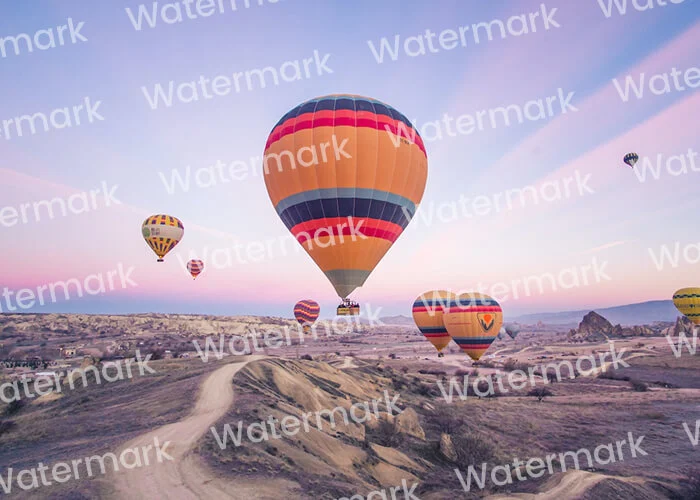
#> input picture images/test_image.jpg, 700 x 500 px
$ python basic_detector.py
#> lines starting #> are read from the running program, lines starting #| are printed output that depends on the picture; after the words box and inside, x2 and y2 are one past the last pixel; in counts of white or black regions, pixels touching at a corner belong together
import cv2
import numpy as np
import os

# Carrega la imatge
img_path = os.path.join("..", "images", "test_image.jpg")
image = cv2.imread(img_path)
#> image is the input picture: shape (500, 700, 3); mean B, G, R 178.7, 160.1, 175.6

if image is None:
    print(f"No s'ha pogut carregar la imatge: {img_path}")
    exit(1)

# Escala de grisos
gray = cv2.cvtColor(image, cv2.COLOR_BGR2GRAY)
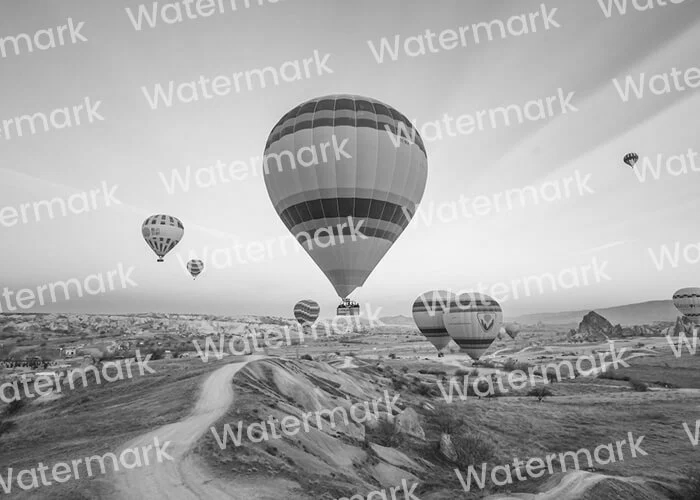
#> gray: shape (500, 700); min 5, max 255, mean 166.8

# Filtrat i binarització per intentar ressaltar la marca d'aigua
blur = cv2.GaussianBlur(gray, (5, 5), 0)
_, thresh = cv2.threshold(blur, 200, 255, cv2.THRESH_BINARY)
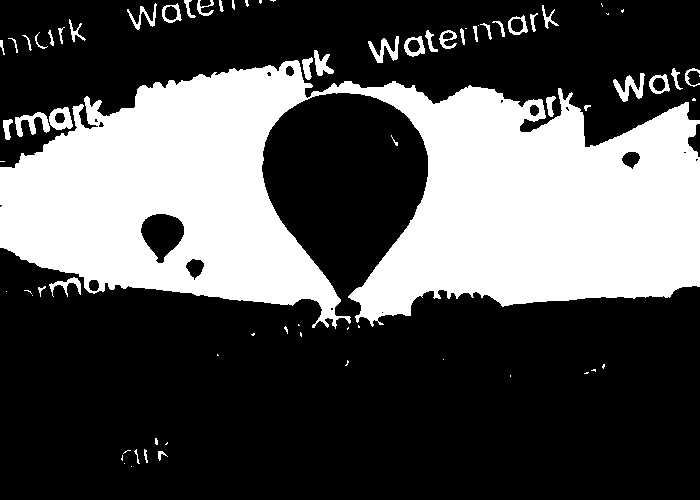
#> thresh: shape (500, 700); 32.7% white; 75 white regions (33 under 20 px)

# Detecció de contorns
contours, _ = cv2.findContours(thresh, cv2.RETR_EXTERNAL, cv2.CHAIN_APPROX_SIMPLE)
#> contours = 75 contours, 43 with area under 20; largest, box (x1, y1, x2, y2) and area: (0, 60, 700, 329) 110085, (49, 107, 73, 130) 386, (613, 73, 645, 102) 326, (15, 112, 50, 137) 323, (404, 36, 425, 57) 298

# Dibuixa els contorns trobats sobre la imatge original
output = image.copy()
cv2.drawContours(output, contours, -1, (0, 255, 0), 2)
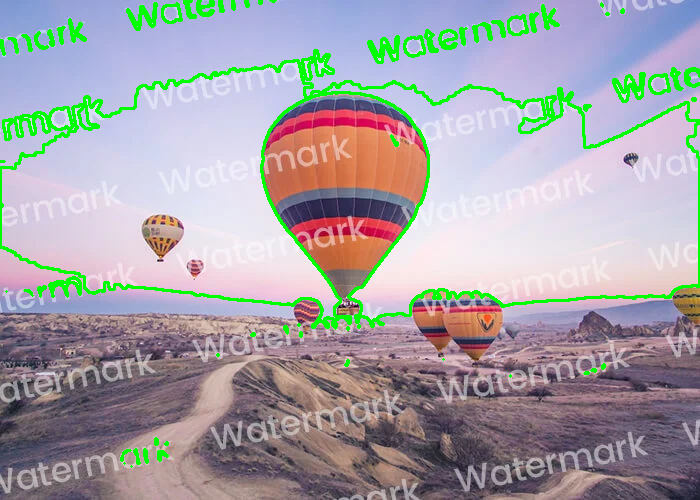
#> output: shape (500, 700, 3); 5.16% of pixels changed, all inside (x1, y1, x2, y2) = (0, 0, 700, 468)

# Mostra les imatges
cv2.imshow("Original", image)
cv2.imshow("Grayscale + Threshold", thresh)
cv2.imshow("Contorns detectats", output)
cv2.waitKey(0)
cv2.destroyAllWindows()
